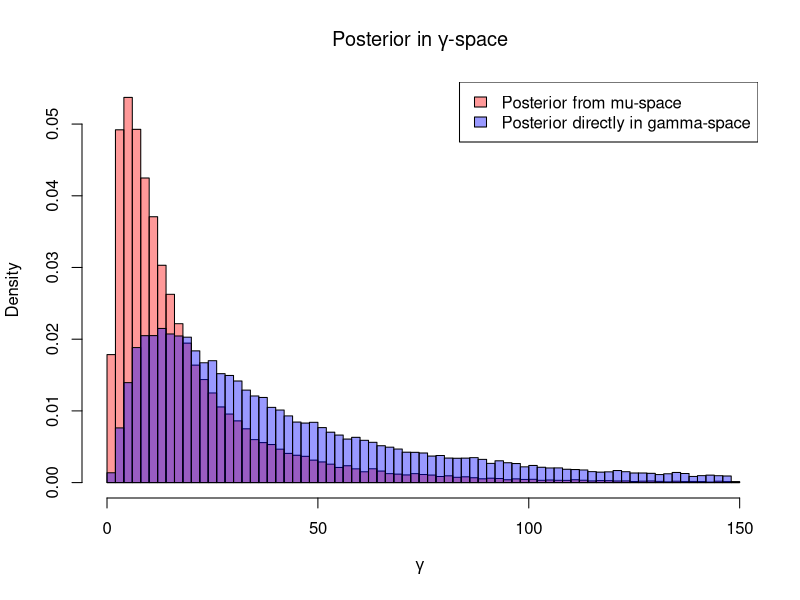
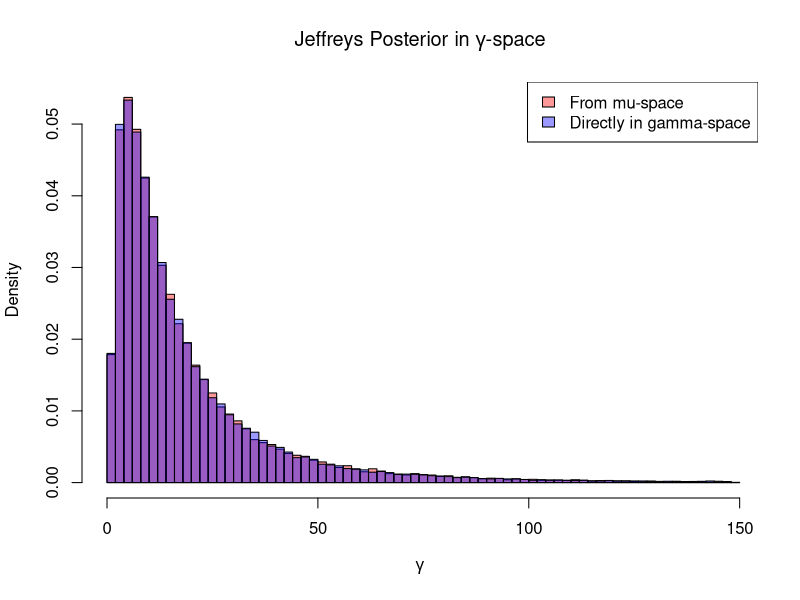

R code for these plots, in order:
## ---- chunk 1
library(pracma)

# Data: single observation
y <- 2.5
sigma <- 1

# Grid in mu-space
mu_vec <- seq(-5, 5, length.out = 10000)

# Likelihood in mu
lik_mu <- dnorm(y, mean = mu_vec, sd = sigma)

# Prior 1: Jeffreys prior on mu: uniform (constant)
prior_jeff_mu <- rep(1, length(mu_vec))

# Posterior in mu under Jeffreys prior for mu
post_mu_jeff <- lik_mu * prior_jeff_mu
post_mu_jeff <- post_mu_jeff / trapz(mu_vec, post_mu_jeff)

# Transform parameter: gamma = exp(mu)
gamma_vec <- exp(mu_vec)
dmu_dgamma <- 1 / gamma_vec  # derivative of mu w.r.t gamma

# Transform posterior to gamma-space
post_gamma_from_mu <- post_mu_jeff / dmu_dgamma  # divide by |dmu/dgamma| for pdf transform
post_gamma_from_mu <- post_gamma_from_mu / trapz(gamma_vec, post_gamma_from_mu)

# flat prior on gamma (this is NOT jeffrey's prior for gamma)
prior_flat_gamma <- rep(1, length(gamma_vec))

# Likelihood in gamma-space (transform mu to gamma)
lik_gamma <- dnorm(y, mean = log(gamma_vec), sd = sigma)


# Posterior in gamma-space under flat prior for gamma
post_gamma <- lik_gamma * prior_flat_gamma
post_gamma <- post_gamma / trapz(gamma_vec, post_gamma)

# Sampling function from mu posterior
cdf_mu_jeff <- cumtrapz(mu_vec, post_mu_jeff)
cdf_mu_jeff <- cdf_mu_jeff / max(cdf_mu_jeff)
sample_mu <- function(n) {
  u <- runif(n)
  approx(cdf_mu_jeff, mu_vec, xout = u, rule = 2)$y
}
mu_samps_jeff <- sample_mu(50000)
# induced gamma posterior from jeffrey's prior on mu
gamma_samps_from_mu_jeff <- exp(mu_samps_jeff)

# Sampling function from gamma posterior
cdf_gamma <- cumtrapz(gamma_vec, post_gamma)
cdf_gamma <- cdf_gamma / max(cdf_gamma)
sample_gamma <- function(n) {
  u <- runif(n)
  approx(cdf_gamma, gamma_vec, xout = u, rule = 2)$y
}
# gamma posterior with flat prior on gamma starting in gamma space
gamma_samps <- sample_gamma(50000)
## ---- chunk 2
## PLOT
hist(gamma_samps_from_mu_jeff, breaks = 100, freq = FALSE, col = rgb(1,0,0,0.4),
     main = expression(paste("Posterior in ", gamma, "-space")),
     xlab = expression(gamma), xlim = range(gamma_vec))
hist(gamma_samps, breaks = 100, freq = FALSE, col = rgb(0,0,1,0.4), add = TRUE)
legend("topright", legend = c("Posterior from mu-space", "Posterior directly in gamma-space"),
       fill = c(rgb(1,0,0,0.4), rgb(0,0,1,0.4)))


## ---- chunk 3
# Jeffreys prior on gamma is proportional to 1/gamma
prior_jeff_gamma <- 1 / gamma_vec

# Posterior in gamma under jeffreys prior
post_gamma_jeff <- lik_gamma * prior_jeff_gamma
post_gamma_jeff <- post_gamma_jeff / trapz(gamma_vec, post_gamma_jeff)

# Sampling functions using inverse CDF method
cdf_gamma_jeff <- cumtrapz(gamma_vec, post_gamma_jeff)
cdf_gamma_jeff <- cdf_gamma_jeff / max(cdf_gamma_jeff)
sample_gamma_jeff <- function(n) {
  u <- runif(n)
  approx(cdf_gamma_jeff, gamma_vec, xout = u, rule = 2)$y
}
# gamma posterior with Jeffreys prior on gamma starting in gamma space
gamma_samps_jeff <- sample_gamma_jeff(50000)
## ---- chunk 4
# PLOT
hist(gamma_samps_from_mu_jeff, breaks = 100, freq = FALSE, col = rgb(1,0,0,0.4),
     main = expression(paste("Jeffreys Posterior in ", gamma, "-space")),
     xlab = expression(gamma), xlim = range(gamma_vec))
hist(gamma_samps_jeff, breaks = 100, freq = FALSE, col = rgb(0,0,1,0.4), add = TRUE)
legend("topright", legend = c("From mu-space", "Directly in gamma-space"),
       fill = c(rgb(1,0,0,0.4), rgb(0,0,1,0.4)))

